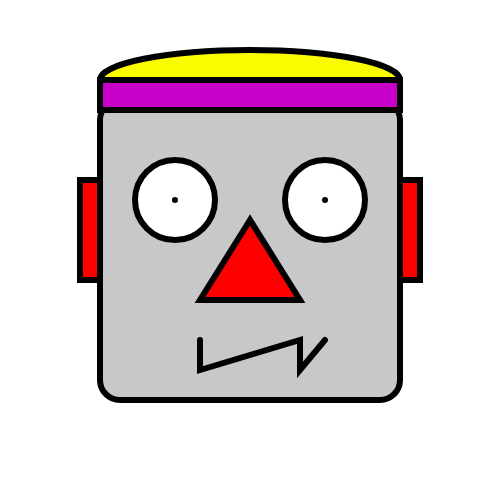
Frame 1 (no input)
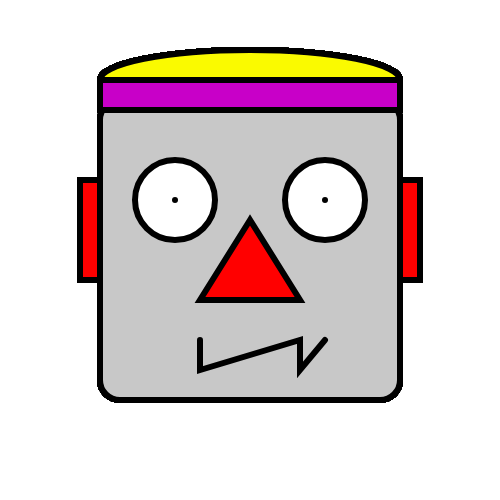
Frame 60 (no input)
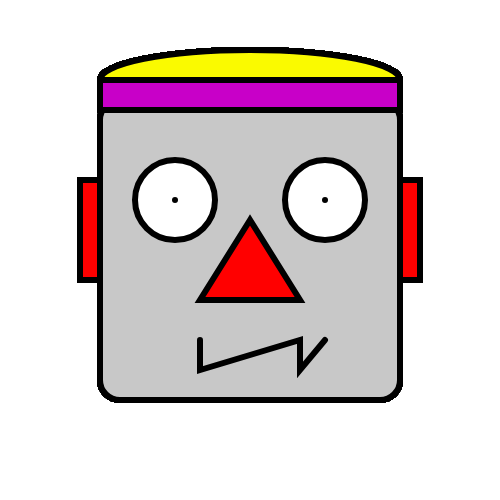
Frame 120 (the mouse pressed at the canvas centre since frame 60)

The p5.js sketch that drew these frames (run headless with seeded random() and noise() and a simulated clock; from frame 60 on, the mouse is pressed at the canvas centre):

// p5.js sketch
// ── sketch.js
function setup()
{
	//create a canvas for the robot
	createCanvas(500, 500);
}

function draw()
{
	strokeWeight(6);

	//robots head
	fill(200);
	rect(100, 100, 300, 300, 20);


	//robots antenna
	fill(250, 250, 0);
	ellipse(250, 80, 300, 60);

	fill(200, 0, 200);
	rect(100, 80, 300, 30);

	//robots eyes
	fill(255);
	ellipse(175, 200, 80, 80);
	point(175, 200);
	ellipse(325, 200, 80, 80);
	point(325, 200);


	//robots nose
	fill(255, 0, 0);
	triangle(250, 220, 200, 300, 300, 300);

	//robots ears
	rect(80, 180, 20, 100);
	rect(400, 180, 20, 100);

	//robots mouth
	noFill();
	beginShape();
	vertex(200, 340);
	vertex(200, 370);
	vertex(200, 340);
	vertex(200, 370);
	vertex(300, 340);
	vertex(300, 370);
	vertex(325, 340);
	endShape();
}
